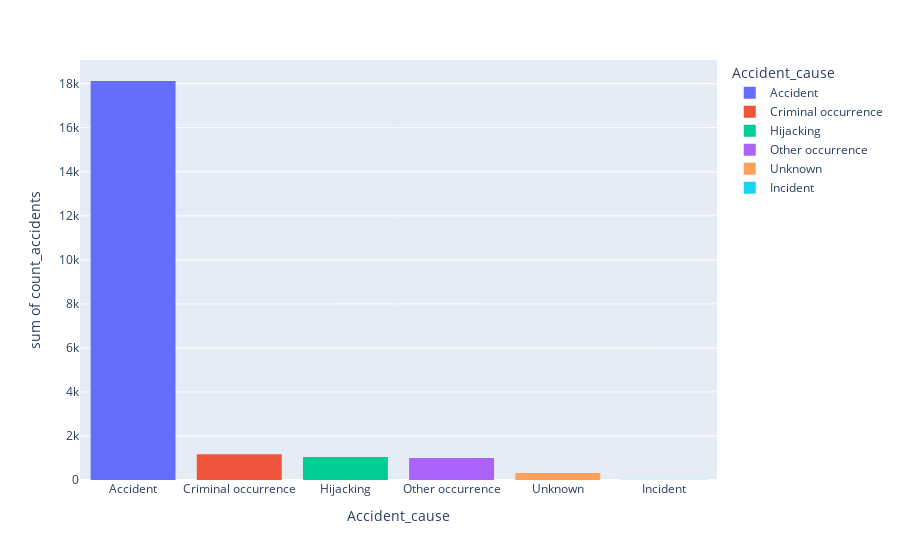

Source (notebook cell):
### Code cell
fig = px.histogram(result_cause, x="Accident_cause", y="count_accidents", color="Accident_cause")
fig.show()

### Figure 1 — Plotly figure (JSON) as saved in the notebook; plotly's stock layout.template omitted (floating-point values rounded to 4 significant figures)
{"data": [{"alignmentgroup": "True", "bingroup": "x", "histfunc": "sum", "hovertemplate": "Accident_cause=%{x}<br>sum of count_accidents=%{y}<extra></extra>", "legendgroup": "Accident", "marker": {"color": "#636efa", "pattern": {"shape": ""}}, "name": "Accident", "offsetgroup": "Accident", "orientation": "v", "showlegend": true, "type": "histogram", "x": ["Accident", "Accident"], "xaxis": "x", "y": [15813, 2309], "yaxis": "y"}, {"alignmentgroup": "True", "bingroup": "x", "histfunc": "sum", "hovertemplate": "Accident_cause=%{x}<br>sum of count_accidents=%{y}<extra></extra>", "legendgroup": "Criminal occurrence", "marker": {"color": "#EF553B", "pattern": {"shape": ""}}, "name": "Criminal occurrence", "offsetgroup": "Criminal occurrence", "orientation": "v", "showlegend": true, "type": "histogram", "x": ["Criminal occurrence", "Criminal occurrence"], "xaxis": "x", "y": [1096, 79], "yaxis": "y"}, {"alignmentgroup": "True", "bingroup": "x", "histfunc": "sum", "hovertemplate": "Accident_cause=%{x}<br>sum of count_accidents=%{y}<extra></extra>", "legendgroup": "Hijacking", "marker": {"color": "#00cc96", "pattern": {"shape": ""}}, "name": "Hijacking", "offsetgroup": "Hijacking", "orientation": "v", "showlegend": true, "type": "histogram", "x": ["Hijacking", "Hijacking"], "xaxis": "x", "y": [999, 41], "yaxis": "y"}, {"alignmentgroup": "True", "bingroup": "x", "histfunc": "sum", "hovertemplate": "Accident_cause=%{x}<br>sum of count_accidents=%{y}<extra></extra>", "legendgroup": "Other occurrence", "marker": {"color": "#ab63fa", "pattern": {"shape": ""}}, "name": "Other occurrence", "offsetgroup": "Other occurrence", "orientation": "v", "showlegend": true, "type": "histogram", "x": ["Other occurrence", "Other occurrence"], "xaxis": "x", "y": [939, 62], "yaxis": "y"}, {"alignmentgroup": "True", "bingroup": "x", "histfunc": "sum", "hovertemplate": "Accident_cause=%{x}<br>sum of count_accidents=%{y}<extra></extra>", "legendgroup": "Unknown", "marker": {"color": "#FFA15A", "pattern": {"shape": ""}}, "name": "Unknown", "offsetgroup": "Unknown", "orientation": "v", "showlegend": true, "type": "histogram", "x": ["Unknown"], "xaxis": "x", "y": [321], "yaxis": "y"}, {"alignmentgroup": "True", "bingroup": "x", "histfunc": "sum", "hovertemplate": "Accident_cause=%{x}<br>sum of count_accidents=%{y}<extra></extra>", "legendgroup": "Incident", "marker": {"color": "#19d3f3", "pattern": {"shape": ""}}, "name": "Incident", "offsetgroup": "Incident", "orientation": "v", "showlegend": true, "type": "histogram", "x": ["Incident", "Incident"], "xaxis": "x", "y": [11, 1], "yaxis": "y"}], "layout": {"barmode": "relative", "legend": {"title": {"text": "Accident_cause"}, "tracegroupgap": 0}, "margin": {"t": 60}, "xaxis": {"anchor": "y", "categoryarray": ["Accident", "Criminal occurrence", "Hijacking", "Other occurrence", "Unknown", "Incident"], "categoryorder": "array", "domain": [0, 1], "title": {"text": "Accident_cause"}}, "yaxis": {"anchor": "x", "domain": [0, 1], "title": {"text": "sum of count_accidents"}}}}
